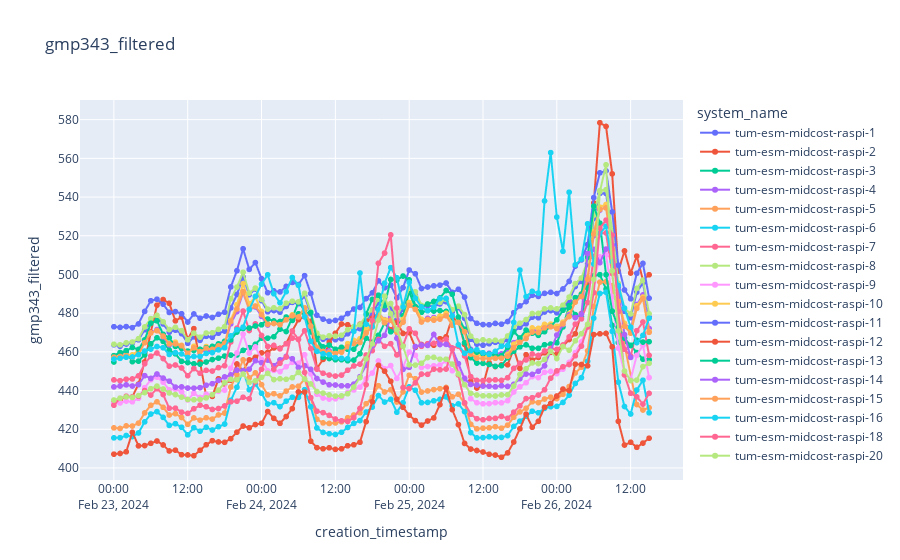

Notebook code cell kept with this figure:
### Code cell
plot_sensor_measurement(df,sensor_id,col_name="gmp343_filtered",filter=filter)
